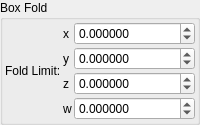
    <widget class="QGroupBox" name="groupBox">
     <property name="title">
      <string>Box Fold</string>
     </property>
     <layout class="QVBoxLayout" name="verticalLayout_4">
      <property name="leftMargin">
       <number>2</number>
      </property>
      <property name="topMargin">
       <number>2</number>
      </property>
      <property name="rightMargin">
       <number>2</number>
      </property>
      <property name="bottomMargin">
       <number>2</number>
      </property>
      <item>
       <layout class="QGridLayout" name="gridLayout_64" columnstretch="0,0,1">
        <property name="spacing">
         <number>2</number>
        </property>
        <item row="1" column="1">
         <widget class="QLabel" name="label_116">
          <property name="text">
           <string notr="true">y</string>
          </property>
         </widget>
        </item>
        <item row="1" column="2">
         <widget class="MyDoubleSpinBox" name="spinbox4_transf_offset_1111_y">
          <property name="sizePolicy">
           <sizepolicy hsizetype="Minimum" vsizetype="Maximum">
            <horstretch>0</horstretch>
            <verstretch>0</verstretch>
           </sizepolicy>
          </property>
          <property name="prefix">
           <string/>
          </property>
          <property name="suffix">
           <string/>
          </property>
          <property name="decimals">
           <number>6</number>
          </property>
          <property name="minimum">
           <double>-99.989999999999995</double>
          </property>
          <property name="maximum">
           <double>99.989999999999995</double>
          </property>
          <property name="singleStep">
           <double>0.100000000000000</double>
          </property>
         </widget>
        </item>
        <item row="3" column="2">
         <widget class="MyDoubleSpinBox" name="spinbox4_transf_offset_1111_w">
          <property name="sizePolicy">
           <sizepolicy hsizetype="Minimum" vsizetype="Maximum">
            <horstretch>0</horstretch>
            <verstretch>0</verstretch>
           </sizepolicy>
          </property>
          <property name="prefix">
           <string/>
          </property>
          <property name="suffix">
           <string/>
          </property>
          <property name="decimals">
           <number>6</number>
          </property>
          <property name="minimum">
           <double>-99.989999999999995</double>
          </property>
          <property name="maximum">
           <double>99.989999999999995</double>
          </property>
          <property name="singleStep">
           <double>0.100000000000000</double>
          </property>
         </widget>
        </item>
        <item row="0" column="0" rowspan="4">
         <widget class="QLabel" name="label_95">
          <property name="text">
           <string>Fold Limit:</string>
          </property>
         </widget>
        </item>
        <item row="2" column="1">
         <widget class="QLabel" name="label_119">
          <property name="text">
           <string notr="true">z</string>
          </property>
         </widget>
        </item>
        <item row="0" column="1">
         <widget class="QLabel" name="label_118">
          <property name="text">
           <string notr="true">x</string>
          </property>
         </widget>
        </item>
        <item row="0" column="2">
         <widget class="MyDoubleSpinBox" name="spinbox4_transf_offset_1111_x">
          <property name="sizePolicy">
           <sizepolicy hsizetype="Minimum" vsizetype="Maximum">
            <horstretch>0</horstretch>
            <verstretch>0</verstretch>
           </sizepolicy>
          </property>
          <property name="prefix">
           <string/>
          </property>
          <property name="suffix">
           <string/>
          </property>
          <property name="decimals">
           <number>6</number>
          </property>
          <property name="minimum">
           <double>-99.989999999999995</double>
          </property>
          <property name="maximum">
           <double>99.989999999999995</double>
          </property>
          <property name="singleStep">
           <double>0.100000000000000</double>
          </property>
         </widget>
        </item>
        <item row="2" column="2">
         <widget class="MyDoubleSpinBox" name="spinbox4_transf_offset_1111_z">
          <property name="sizePolicy">
           <sizepolicy hsizetype="Minimum" vsizetype="Maximum">
            <horstretch>0</horstretch>
            <verstretch>0</verstretch>
           </sizepolicy>
          </property>
          <property name="prefix">
           <string/>
          </property>
          <property name="suffix">
           <string/>
          </property>
          <property name="decimals">
           <number>6</number>
          </property>
          <property name="minimum">
           <double>-99.989999999999995</double>
          </property>
          <property name="maximum">
           <double>99.989999999999995</double>
          </property>
          <property name="singleStep">
           <double>0.100000000000000</double>
          </property>
         </widget>
        </item>
        <item row="3" column="1">
         <widget class="QLabel" name="label_117">
          <property name="text">
           <string notr="true">w</string>
          </property>
         </widget>
        </item>
       </layout>
      </item>
     </layout>
    </widget>
